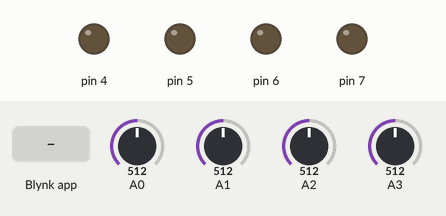
Simulated run of this sketch. Board: Arduino Mega 2560, built for the host (arithmetic inside an expression is 32-bit, double 64-bit). On the bench: output pins drawn as LEDs (lit = HIGH). Inputs (shaded band) come from the test bench; at power-on: A0 = 512, A1 = 512, A2 = 512, A3 = 512. WiFi joins after 1.5 s; servers stay silent unless stated; what the sketch prints to the serial monitor is not drawn.

Above: at 3.0 s.
3.1 s: Blynk app writes 1 to V5
At 4.2 s:
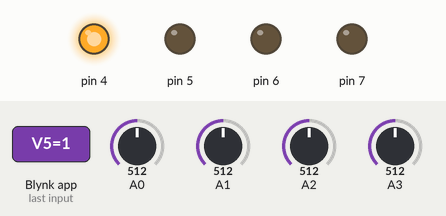
4.6 s: Blynk app writes 0 to V5
At 5.4 s:
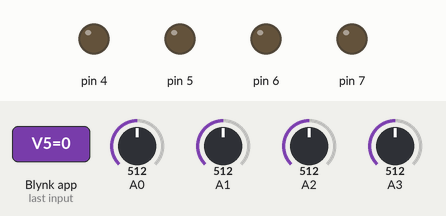
6.1 s: Blynk app writes 200 to V5
At 6.5 s:
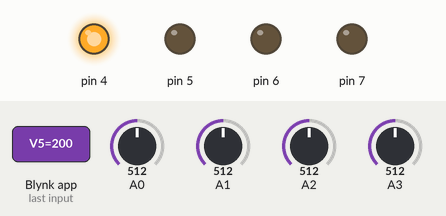
Timing chart, 0 to 9.1 s (numbered marks = the images above; inputs shaded):
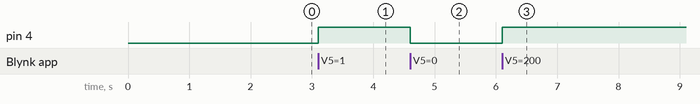

Measured:
- after the input at 3.1 s, pin 4: LOW → HIGH at once
- after the input at 4.6 s, pin 4: HIGH → LOW at once
- after the input at 6.1 s, pin 4: LOW → HIGH at once

The sketch:

jorge_at_esp8266.ino
```cpp
// (licence header left out)
/* Comment this out to disable prints and save space */
#define BLYNK_PRINT Serial


#include <ESP8266_Lib.h>
#include <BlynkSimpleShieldEsp8266.h>

// You should get Auth Token in the Blynk App.
// Go to the Project Settings (nut icon).
char auth[] = "33NNqZDgQXfZpssLLm-pgvUu7qvZykKq";

BlynkTimer timer;

// Your WiFi credentials.
// Set password to "" for open networks.
char ssid[] = "Junior";
char pass[] = "91411620";

// Hardware Serial on Mega, Leonardo, Micro...
#define EspSerial Serial3

// or Software Serial on Uno, Nano...
//#include <SoftwareSerial.h>
//SoftwareSerial EspSerial(2, 3); // RX, TX

// Your ESP8266 baud rate:
#define ESP8266_BAUD 115200

ESP8266 wifi(&EspSerial);

void myTimerEvent() {
  Blynk.virtualWrite(V0, analogRead(A0));
  Blynk.virtualWrite(V1, analogRead(A1));
  Blynk.virtualWrite(V2, analogRead(A2));
  Blynk.virtualWrite(V3, analogRead(A3));
}

// This function will be called every time Slider Widget
// in Blynk app writes values to the Virtual Pin 1
BLYNK_WRITE(V4)
{
  int pinValue = param.asInt(); // assigning incoming value from pin V1 to a variable
  // You can also use:
  // String i = param.asStr();
  // double d = param.asDouble();
  Serial.print("V1 Slider value is: ");
  Serial.println(pinValue);
}

BLYNK_WRITE(V5)
{
  int pinValue = param.asInt(); // assigning incoming value from pin V1 to a variable
  // You can also use:
  // String i = param.asStr();
  // double d = param.asDouble();
  Serial.print("V5 Button value: ");
  digitalWrite(4, pinValue);
}

void setup()
{
  // Debug console
  Serial.begin(9600);

  pinMode(4, OUTPUT);
  pinMode(5, OUTPUT);
  pinMode(6, OUTPUT);
  pinMode(7, OUTPUT);

  digitalWrite(4, LOW);
  digitalWrite(5, LOW);
  digitalWrite(6, LOW);
  digitalWrite(7, LOW);

  // Set ESP8266 baud rate
  EspSerial.begin(ESP8266_BAUD);
  delay(10);

  Blynk.begin(auth, wifi, ssid, pass);
  // You can also specify server:
  //Blynk.begin(auth, wifi, ssid, pass, "blynk-cloud.com", 80);
  //Blynk.begin(auth, wifi, ssid, pass, IPAddress(192,168,1,100), 8080);
  timer.setInterval(100L, myTimerEvent);
}

void loop()
{
  Blynk.run();
  timer.run();
  // You can inject your own code or combine it with other sketches.
  // Check other examples on how to communicate with Blynk. Remember
  // to avoid delay() function!
}
```
